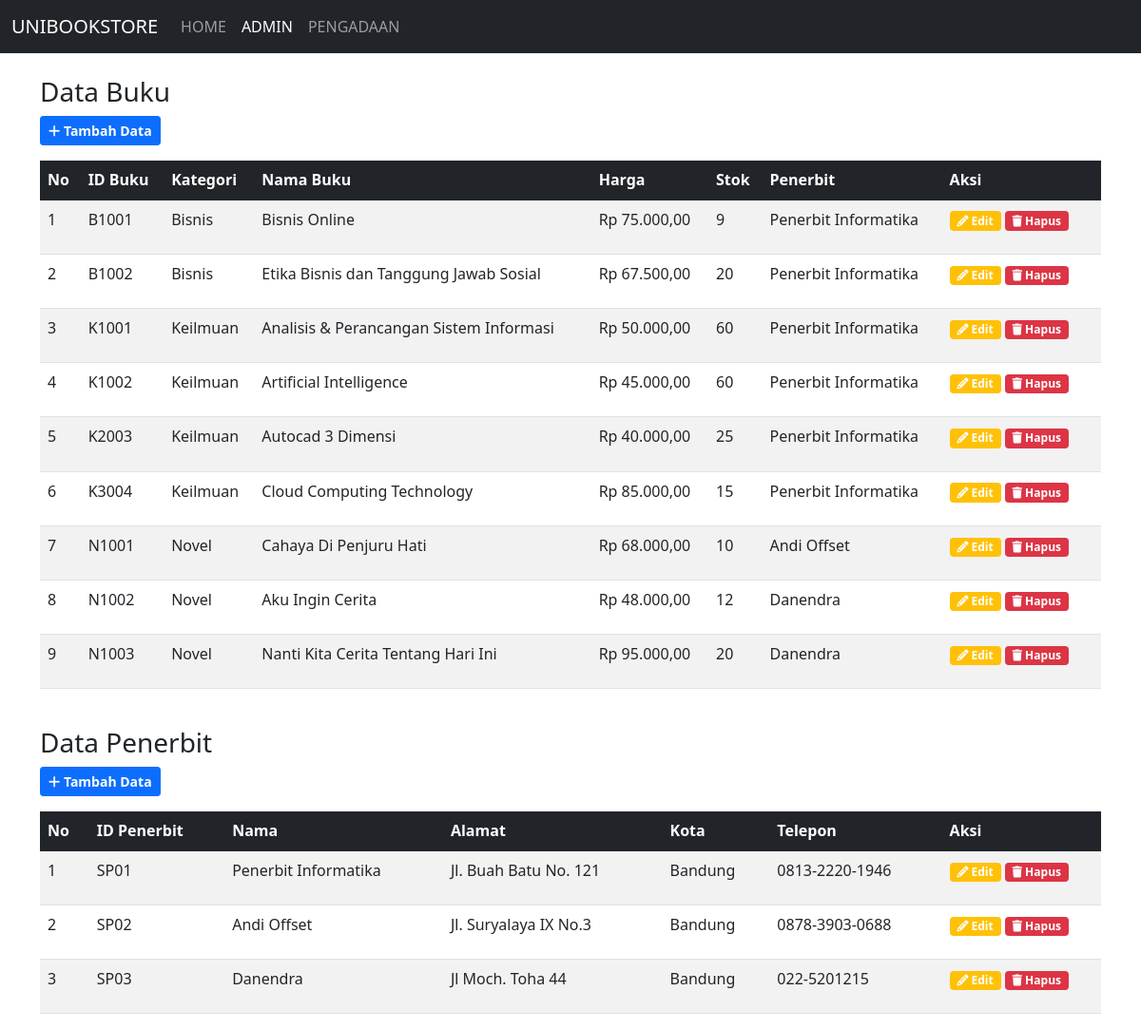
The app's page /admin.php with its own data.
### tables this page shows
CREATE TABLE `buku` (
  `id_buku` varchar(5) NOT NULL,
  `id_penerbit` varchar(4) NOT NULL,
  `kategori` enum('Bisnis','Keilmuan','Novel') NOT NULL,
  `nama_buku` varchar(191) NOT NULL,
  `harga` int NOT NULL,
  `stok` int NOT NULL,
  PRIMARY KEY (`id_buku`),
  KEY `penerbit_buku` (`id_penerbit`),
  CONSTRAINT `penerbit_buku` FOREIGN KEY (`id_penerbit`) REFERENCES `penerbit` (`id_penerbit`) ON DELETE CASCADE ON UPDATE CASCADE
);

CREATE TABLE `penerbit` (
  `id_penerbit` varchar(4) NOT NULL,
  `nama` varchar(191) NOT NULL,
  `alamat` varchar(191) NOT NULL,
  `kota` varchar(191) NOT NULL,
  `telepon` varchar(191) NOT NULL,
  PRIMARY KEY (`id_penerbit`)
);

### admin.php (the view, shortened to what this page needs)
<!DOCTYPE html>
<html lang="en">
<?php
  include_once("database/config.php");
  $result = mysqli_query($mysqli, "select a.*, b.* from buku a inner join penerbit b on a.id_penerbit=b.id_penerbit order by id_buku asc");
  $result2 = mysqli_query($mysqli, "select * from penerbit order by id_penerbit asc");
?>
<head>
  <link href="https://cdn.jsdelivr.net/npm/bootstrap@5.1.3/dist/css/bootstrap.min.css" rel="stylesheet">
  <link href="https://cdnjs.cloudflare.com/ajax/libs/font-awesome/6.2.1/css/all.min.css" rel="stylesheet">
</head>
<body>
  <?php
    include_once("layouts/navbar.php");
  ?>
  <div class="container">
    <h3>Data Buku</h3>
    <a class="btn btn-sm btn-primary mb-3" href="tambah_buku"><i class="fa-solid fa-plus"></i><b> Tambah Data</b></a>
    <table class="table table-striped ">
      <thead class="table-dark">
        <tr>
          <th scope="col">No</th>
          <th scope="col">ID Buku</th>
          <th scope="col">Kategori</th>
          <th scope="col">Nama Buku</th>
          <th scope="col">Harga</th>
          <th scope="col">Stok</th>
          <th scope="col">Penerbit</th>
          <th scope="col" style="width: 15%">Aksi</th>
        </tr>
      </thead>
      <tbody>
      <?php
      $no = 1;
      $fmt = new NumberFormatter('id_ID', NumberFormatter::CURRENCY);
      while($data = mysqli_fetch_array($result)) { ?>
        <tr>
          <td><?php echo $no++; ?></td>
          <td><?php echo $data['id_buku']; ?></td>
          <td><?php echo $data['kategori']; ?></td>
          <td><?php echo $data['nama_buku']; ?></td>
          <td><?php echo $fmt->formatCurrency($data['harga'], "IDR"); ?></td>
          <td><?php echo $data['stok']; ?></td>
          <td><?php echo $data['nama']; ?></td>
          <td>
            <a href="edit_buku.php?id_buku=<?php echo $data['id_buku']; ?>" class="badge bg-warning mb-3"><i class="fa-solid fa-pencil"></i> Edit</a>
            <a href="aksi_hapus_buku.php?id_buku=<?php echo $data['id_buku']; ?>" class="badge bg-danger mb-3" onclick="return confirm('Apakah kamu yakin ingin menghapus data ini?')"><i class="fa-solid fa-trash"></i> Hapus</a>
          </td>
        </tr>
      <?php } ?>
      </tbody>
    </table>
    <br><h3>Data Penerbit</h3>
    <a class="btn btn-sm btn-primary mb-3" href="tambah_penerbit"><i class="fa-solid fa-plus"></i><b> Tambah Data</b></a>
    <table class="table table-striped ">
      <thead class="table-dark">
        <tr>
          <th scope="col">No</th>
          <th scope="col">ID Penerbit</th>
          <th scope="col">Nama</th>
          <th scope="col">Alamat</th>
          <th scope="col">Kota</th>
          <th scope="col">Telepon</th>
          <th scope="col" style="width: 15%">Aksi</th>
        </tr>
      </thead>
      <tbody>
      <?php
      $no = 1;
      while($data2 = mysqli_fetch_array($result2)) { ?>
        <tr>
          <td><?php echo $no++; ?></td>
          <td><?php echo $data2['id_penerbit']; ?></td>
          <td><?php echo $data2['nama']; ?></td>
          <td><?php echo $data2['alamat']; ?></td>
          <td><?php echo $data2['kota']; ?></td>
          <td><?php echo $data2['telepon']; ?></td>
          <td>
            <a href="edit_penerbit.php?id_penerbit=<?php echo $data2['id_penerbit']; ?>" class="badge bg-warning mb-3"><i class="fa-solid fa-pencil"></i> Edit</a>
            <a href="aksi_hapus_penerbit.php?id_penerbit=<?php echo $data2['id_penerbit']; ?>" class="badge bg-danger mb-3" onclick="return confirm('Apakah kamu yakin ingin menghapus data ini?')"><i class="fa-solid fa-trash"></i> Hapus</a>
          </td>
        </tr>
      <?php } ?>
      </tbody>
    </table>
  </div>
</body>
</html>

### admin.php (style rules this page uses)
.badge, .badge:hover { text-decoration: none; color: white; }

### records on screen
buku: id_buku "B1001", kategori "Bisnis", nama_buku "Bisnis Online", harga "Rp 75.000,00", stok "9", id_penerbit.nama "Penerbit Informatika"
buku: id_buku "B1002", kategori "Bisnis", nama_buku "Etika Bisnis dan Tanggung Jawab Sosial", harga "Rp 67.500,00", stok "20", id_penerbit.nama "Penerbit Informatika"
buku: id_buku "K1001", kategori "Keilmuan", nama_buku "Analisis & Perancangan Sistem Informasi", harga "Rp 50.000,00", stok "60", id_penerbit.nama "Penerbit Informatika"
buku: id_buku "K1002", kategori "Keilmuan", nama_buku "Artificial Intelligence", harga "Rp 45.000,00", stok "60", id_penerbit.nama "Penerbit Informatika"
buku: id_buku "K2003", kategori "Keilmuan", nama_buku "Autocad 3 Dimensi", harga "Rp 40.000,00", stok "25", id_penerbit.nama "Penerbit Informatika"
buku: id_buku "K3004", kategori "Keilmuan", nama_buku "Cloud Computing Technology", harga "Rp 85.000,00", stok "15", id_penerbit.nama "Penerbit Informatika"
buku: id_buku "N1001", kategori "Novel", nama_buku "Cahaya Di Penjuru Hati", harga "Rp 68.000,00", stok "10", id_penerbit.nama "Andi Offset"
buku: id_buku "N1002", kategori "Novel", nama_buku "Aku Ingin Cerita", harga "Rp 48.000,00", stok "12", id_penerbit.nama "Danendra"
buku: id_buku "N1003", kategori "Novel", nama_buku "Nanti Kita Cerita Tentang Hari Ini", harga "Rp 95.000,00", stok "20", id_penerbit.nama "Danendra"
penerbit: id_penerbit "SP01", nama "Penerbit Informatika", alamat "Jl. Buah Batu No. 121", kota "Bandung", telepon "0813-2220-1946"
penerbit: id_penerbit "SP02", nama "Andi Offset", alamat "Jl. Suryalaya IX No.3", kota "Bandung", telepon "0878-3903-0688"
penerbit: id_penerbit "SP03", nama "Danendra", alamat "Jl Moch. Toha 44", kota "Bandung", telepon "022-5201215"
